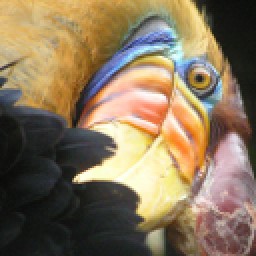
#> input picture Coursera ML Exercises/data/bird_small.png, 128 x 128 px (shown 2 times larger); its folder holds only this picture in this run
$ python ImageEntropy.py
#> lines starting #> are read from the running program, lines starting #| are printed output that depends on the picture
from PIL import Image
import numpy as np
from matplotlib import pyplot as plt
from tqdm import tqdm
from glob import glob
import multiprocessing as mp
import skimage.morphology as morphology
import skimage.filters.rank as rank

def entropy(signal):
    '''
    function returns entropy of a signal
    signal must be a 1-D numpy array
    '''
    lensig = signal.size
    symset = list(set(signal))
    numsym = len(symset)
    propab = [np.size(signal[signal == i]) / (1.0 * lensig) for i in symset]
    ent = np.sum([p * np.log2(1.0 / p) for p in propab])
    return ent

'''
A jpeg image is loaded and a grey-scale copy of this image is generated.
For further processing the PIL-images are converted to numpy-arrays.:
'''

def create_entropy_img(img_path_lst):

    save_path = "G:PythonData/ALUS/LightingTrial/results/"
    for img_path in img_path_lst:
        colorIm = Image.open(img_path)
        #colorIm = colorIm.resize((244, 244))
        greyIm = colorIm.convert('L')
        colorIm = np.array(colorIm)
        greyIm = np.array(greyIm)

        '''
        The parameter N defines the size of the region within which the entropy is calculated.
        For N=5 the region contains 10*10=100 pixel-values.
        In the following loop for each pixel position the corresponding neighbour region is extracted.
        The 2-dimensional neighbourhood is flattened into a 1-dimensional numpy array and passed to the entropy function.
        The entropy values are inserted into the entropy-array E.:
        '''

        N = 1
        S = greyIm.shape
        E = np.array(greyIm)
        ent_total = 0
        for row in tqdm(range(S[0])):
                for col in range(S[1]):
                        Lx = np.max([0, col-N])
                        Ux = np.min([S[1], col+N])
                        Ly = np.max([0, row-N])
                        Uy = np.min([S[0], row+N])
                        region = greyIm[Ly:Uy, Lx:Ux].flatten()
                        E[row, col] = entropy(region)
                        ent_total += E[row, col]

        print(img_path, ent_total)

        test_img = rank.entropy(greyIm, morphology.disk(2))

        plt.subplot(1, 3, 1)
        plt.imshow(colorIm)

        plt.subplot(1, 3, 2)
        plt.imshow(test_img)

        plt.subplot(1, 3, 3)
        # plt.imshow(E, cmap=plt.cm.jet)
        plt.imshow(E)
        # plt.xlabel('Entropy in 10x10\nneighbourhood')
        plt.colorbar()

        saved_file_name = img_path.split("\\")[-1].split(".")[0] + "_entropy_" + str(ent_total) + ".jpg"
        saved_file_path = save_path + saved_file_name

        fig = plt.gcf()
        fig.set_size_inches(18.5, 10.5)
        plt.savefig(saved_file_path, dpi=1200)
        plt.clf()


if __name__ == "__main__":
    img_dir = "G:PythonData/ALUS/20_11_18_LightingTrial/data/*"

    num_workers = 3
    jobs = []

    img_paths = glob(img_dir)
    mp_img_path_lsts = [img_paths[i::num_workers] for i in range(num_workers)]
    for img_path_lst in mp_img_path_lsts:
        p = mp.Process(target=create_entropy_img, args=(img_path_lst,))
        jobs.append(p)
        p.start()
#> this loop made 3 passes
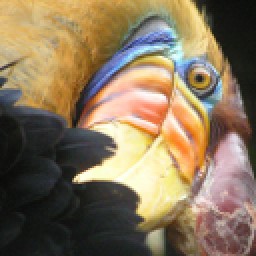
#> input picture Coursera ML Exercises/data/bird_small.png, 128 x 128 px (shown 2 times larger)
#> pass 1, in create_entropy_img, `greyIm = colorIm.convert('L')`:
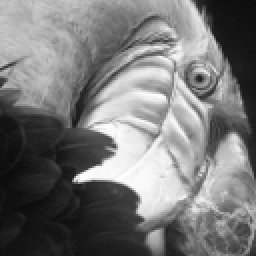
#> greyIm: PIL image 128x128 L (shown 2 times larger); min 10, max 255, mean 119.8
#> pass 1, in create_entropy_img, `test_img = rank.entropy(greyIm, morphology.disk(2))`:
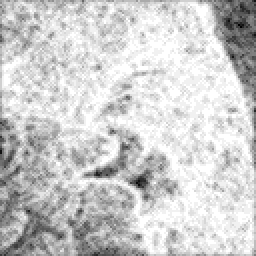
#> test_img: shape (128, 128) float64 (shown 2 times larger); min 0.773, max 3.7, mean 3.13; drawn with min black and max white
#> pass 1, in create_entropy_img, `plt.savefig(saved_file_path, dpi=1200)`:
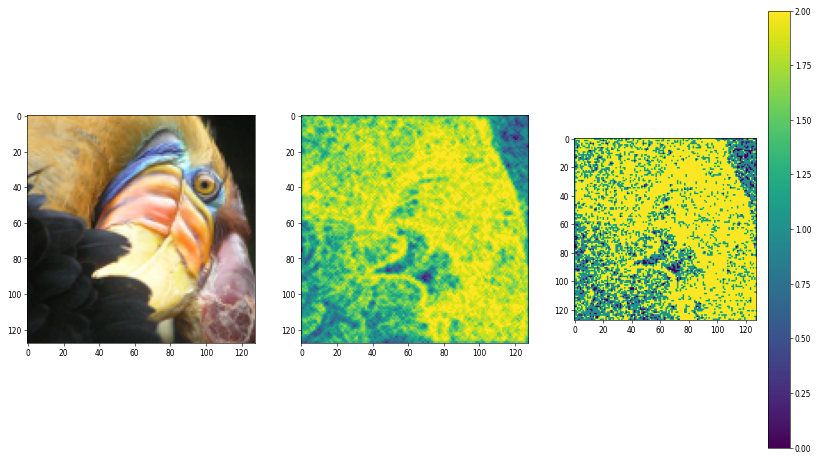
#> figure drawn by matplotlib, 4 panels
